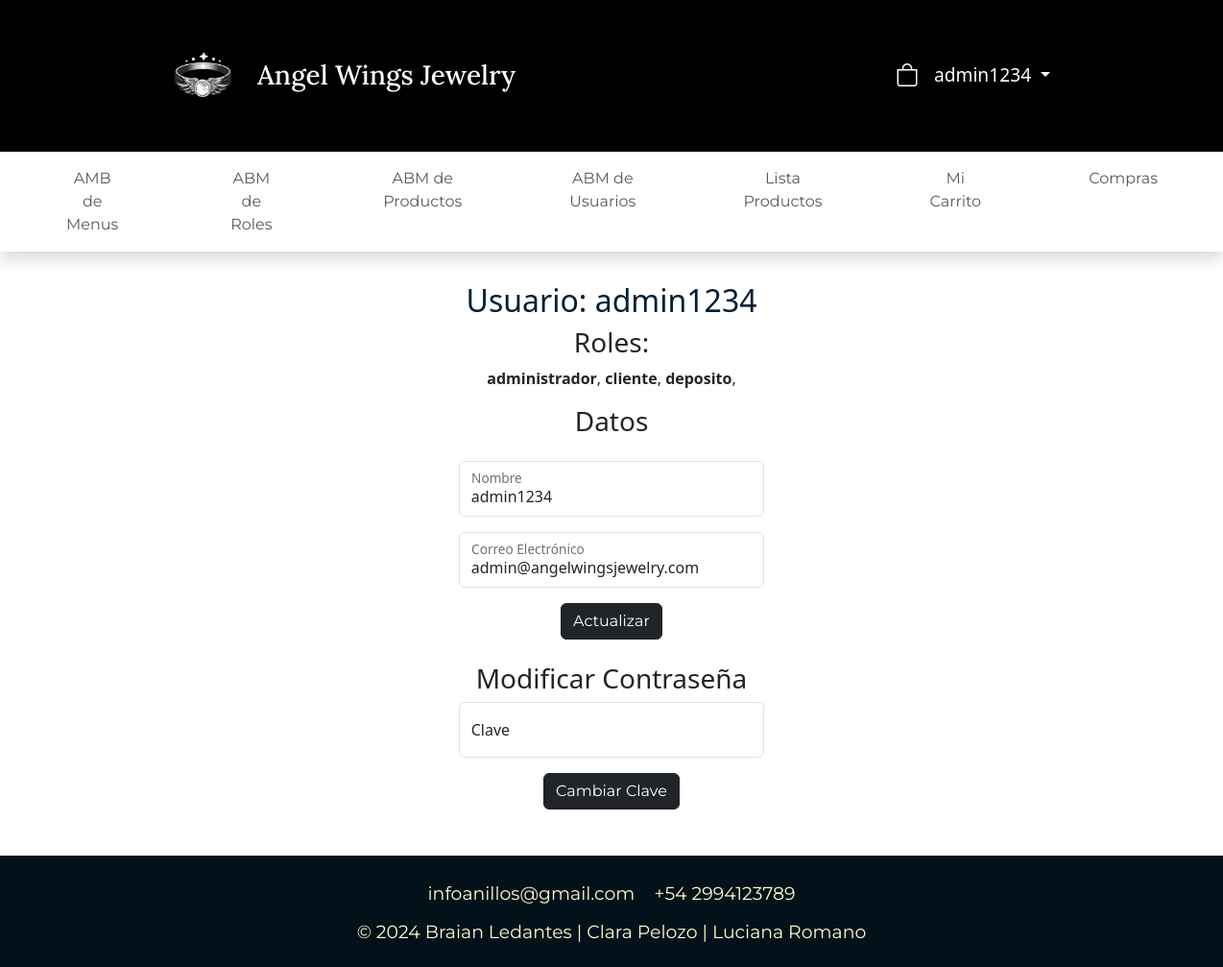
Screenshot of /vista/usuario/index.php (signed in) with the database file from the repository.
### tables this page shows
CREATE TABLE `usuario` (
  `idusuario` bigint(20) NOT NULL,
  `usnombre` varchar(50) NOT NULL,
  `uspass` varchar(500) NOT NULL,
  `usmail` varchar(50) NOT NULL,
  `usdeshabilitado` timestamp NULL DEFAULT NULL
);

CREATE TABLE `menu` (
  `idmenu` bigint(20) NOT NULL,
  `menombre` varchar(50) NOT NULL COMMENT 'Nombre del item del menu',
  `medescripcion` varchar(124) NOT NULL COMMENT 'Descripcion mas detallada del item del menu',
  `idpadre` bigint(20) DEFAULT NULL COMMENT 'Referencia al id del menu que es subitem',
  `medeshabilitado` timestamp NULL DEFAULT current_timestamp() COMMENT 'Fecha en la que el menu fue deshabilitado por ultima vez'
);

CREATE TABLE `rol` (
  `idrol` bigint(20) NOT NULL,
  `rodescripcion` varchar(50) NOT NULL
);

### vista/usuario/index.php (the view, shortened to what the rows shown need)
<?php
$session = new Sesion();
$usuario = null;
$rolesDelUsuario = [];
try {
    $usuario = $session->getUsuario();
    $abmUsuarioRol = new ABMUsuarioRol();
    $usuarioRoles = $abmUsuarioRol->buscar(['idusuario' => $usuario->getIdUsuario()]);
    foreach ($usuarioRoles as $mr) {
        $rolesDelUsuario[] = $mr->getobjrol();
    }
} catch (Exception $e) {
    $error = $e;
}
?>
<!DOCTYPE html>
<html lang="es">
<head>
    <?php include_once("../estructura/bootstrap.php"); ?>
    <link rel="stylesheet" href="../css/estilos.css">
</head>
<body>
<?php include_once("../estructura/cabecera.php"); ?>
<main>
    <div class="w-25 mx-auto mt-3 mb-5">
        <div class="row">
            <h2>Usuario: <?= $usuario->getusnombre() ?></h2>
        </div>
        <div class="row">
            <h3>Roles:</h3>
            <p>
                <?php foreach ($rolesDelUsuario as $rol) { ?>
                    <strong><?= $rol->getrodescripcion() ?></strong>,
                <?php } ?>
            </p>
        </div>
        <div class="row">
            <form id="formModificar" action="./accionModificar.php" method="POST">
                <div class="form-floating mt-3 mb-3">
                    <input class="form-control" id="nombre" name="usnombre" type="text" placeholder="Nombre" required value="<?= $usuario->getusnombre(); ?>">
                    <label for="nombre">Nombre</label>
                </div>
                <div class="form-floating mb-3">
                    <input type="email" class="form-control" id="usmail" name="usmail" placeholder="ejemplo@ejemplo.com" value="<?= $usuario->getusmail(); ?>">
                    <label for="usmail">Correo Electrónico</label>
                </div>
            </form>
        </div>
    </div>
</main>
</body>
</html>

### vista/estructura/cabecera.php (shortened to what the rows shown need)
<?php
$session = new Sesion();
$menus = $session->obtenerMenusDelUsuario();
?>
<header class="position-auto top-0 shadow mb-3">
    <nav class="navbar navbar-expand-lg navbar-dark" style="background-color: #000; padding: 30px 160px;">
        <div class="container-fluid">
            <div class="collapse navbar-collapse" id="navbarNav">
                <ul class="navbar-nav ms-auto">
                        <?php if ($session->estaActiva()) {
                            $usuarioActivo = $session->getUsuario();
                            if (is_object($usuarioActivo)) {
                                $nombreUsuario = $usuarioActivo->getUsnombre();
                            } else {
                                $nombreUsuario = 'Invitado';
                            }
                        ?>
                            <li class="nav-item dropdown">
                                <a id="opcionUsuario" class="nav-link dropdown-toggle" data-bs-toggle="dropdown" aria-expanded="false">
                                <?php echo $nombreUsuario; ?>     <i class="fas fa-user"></i>
                                </a>
                            </li>
                        <?php } else { ?>
                            <li class="nav-item sesion">
                                <a href="/pwd-tpf/Vista/login" class="nav-link"><i class="fas fa-user"></i></a>
                            </li>
                        <?php } ?>
                </ul>
            </div>
        </div>
    </nav>
    <nav id="menuDinamico"class="navbar navbar-expand-lg">
        <div class="container-fluid">
            <div class="collapse navbar-collapse" id="navbarSupportedContent">
                <ul class="navbar-nav me-auto mx-auto mb-2 mb-lg-0">
                <?php if (empty($menus)) { ?>
                    <li class="nav-item">
                        <span class="nav-link">¡Explora nuestros productos y encuentra el anillo perfecto para ti! ♡ </span>
                    </li>
                <?php } else { ?>
                    <?php foreach ($menus as $m) { ?>
                        <li class="nav-item mx-5">
                            <a class="nav-link" href="/pwd-tpf/vista<?= $m->getMedescripcion() ?>"><?= $m->getMenombre() ?></a>
                        </li>
                    <?php } ?>
                <?php } ?>
                </ul>
            </div>
        </div>
    </nav>
</header>

### rows the page displays
usuario: usnombre "admin1234", usmail "admin@angelwingsjewelry.com"
menu: menombre "AMB de Menus"
menu: menombre "ABM de Roles"
menu: menombre "ABM de Productos"
menu: menombre "ABM de Usuarios"
menu: menombre "Lista Productos"
menu: menombre "Mi Carrito"
menu: menombre "Compras"
rol: rodescripcion "administrador"
rol: rodescripcion "cliente"
rol: rodescripcion "deposito"
